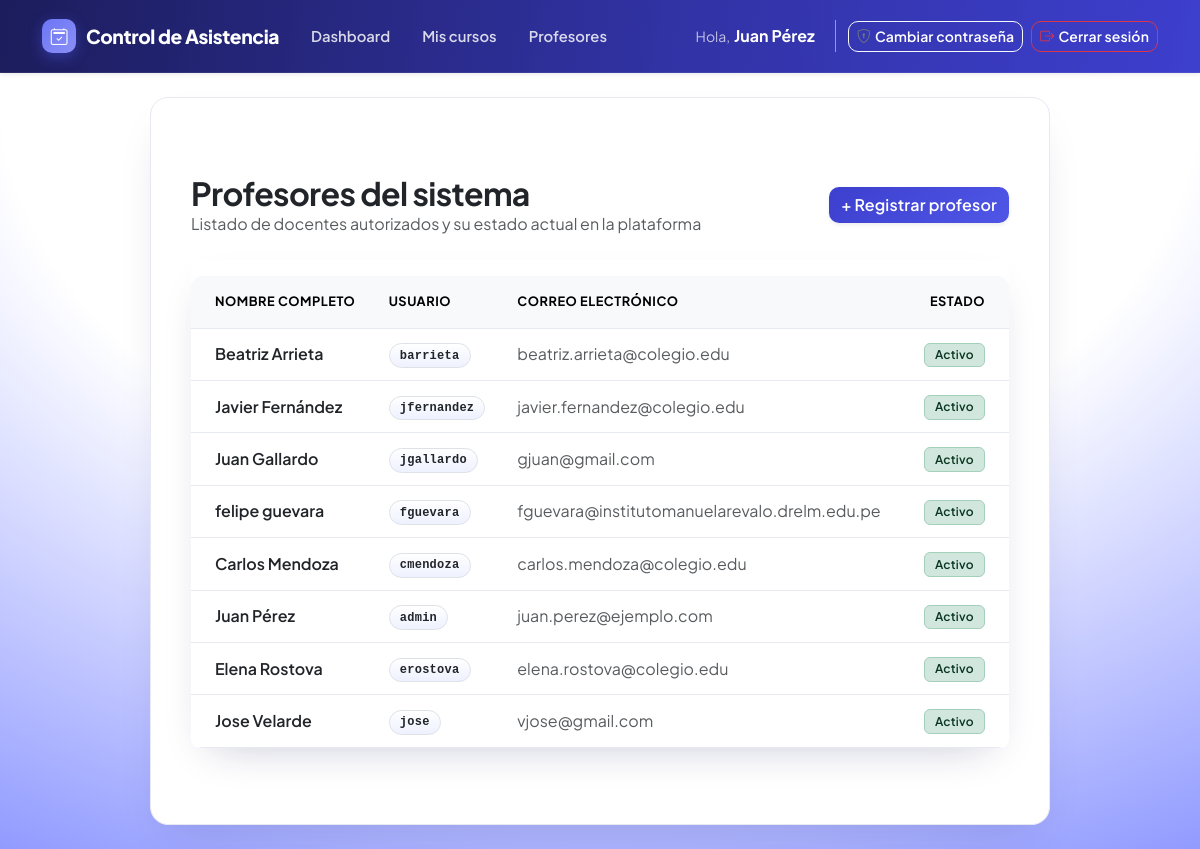
Screenshot of /public/profesores (signed in) with the database file from the repository.
### tables this page shows
CREATE TABLE `profesores` (
  `id` int(11) NOT NULL,
  `nombres` varchar(100) NOT NULL,
  `apellidos` varchar(100) NOT NULL,
  `correo` varchar(150) NOT NULL,
  `usuario` varchar(50) NOT NULL,
  `password_hash` varchar(255) NOT NULL,
  `estado` enum('activo','inactivo') NOT NULL DEFAULT 'activo',
  `ultimo_login` timestamp NULL DEFAULT NULL,
  `fecha_creacion` timestamp NOT NULL DEFAULT current_timestamp(),
  `fecha_actualizacion` timestamp NOT NULL DEFAULT current_timestamp() ON UPDATE current_timestamp(),
  `rol` varchar(20) NOT NULL DEFAULT 'profesor'
);

### app/controllers/ProfesorController.php (called while the page is built, shortened)
<?php
class ProfesorController
{
    public function index(): void
    {
        $profesores = Profesor::listarTodos();
        require BASE_PATH . '/app/views/profesores/index.php';
    }
}

### public/index.php (called while the page is built, shortened)
<?php
require BASE_PATH . '/app/core/Router.php';
require BASE_PATH . '/app/core/Auth.php';
$router = new Router();
$router->get('/login', 'AuthController', 'mostrarLogin');
$router->post('/login', 'AuthController', 'procesarLogin');
$router->get('/logout', 'AuthController', 'logout');
$router->get('/', 'DashboardController', 'index');
$router->get('/profesores', 'ProfesorController', 'index');
$router->get('/profesores/crear', 'ProfesorController', 'mostrarCrear');
$router->post('/profesores/crear', 'ProfesorController', 'crear');
$router->get('/perfil/password', 'PerfilController', 'mostrarCambiarPassword');
$router->post('/perfil/password', 'PerfilController', 'cambiarPassword');
$router->get('/cursos', 'CursoController', 'index');
$router->get('/cursos/crear', 'CursoController', 'mostrarCrear');
$router->post('/cursos/crear', 'CursoController', 'crear');
$router->get('/cursos/editar/{id}', 'CursoController', 'mostrarEditar');
$router->post('/cursos/editar/{id}', 'CursoController', 'editar');
$router->post('/cursos/eliminar/{id}', 'CursoController', 'eliminar');
$router->get('/cursos/detalle/{id}', 'CursoController', 'detalle');
$router->post('/cursos/{id}/estudiantes/agregar', 'EstudianteController', 'agregar');
$router->post('/cursos/{id}/estudiantes/eliminar/{estudiante_id}', 'EstudianteController', 'eliminar');
$router->get('/cursos/{id}/estudiantes/editar/{estudiante_id}', 'EstudianteController', 'mostrarEditar');
$router->post('/cursos/{id}/estudiantes/editar/{estudiante_id}', 'EstudianteController', 'editar');
$router->get('/cursos/{id}/sesiones/crear', 'SesionController', 'mostrarCrear');
$router->post('/cursos/{id}/sesiones/crear', 'SesionController', 'crear');
$router->get('/cursos/{id}/sesiones/{sesion_id}', 'SesionController', 'detalle');
$router->get('/asistencia/{token}', 'AsistenciaController', 'mostrarFormulario');
$router->post('/asistencia/{token}', 'AsistenciaController', 'registrar');
$carpetaBase = rtrim(str_replace('\\', '/', dirname($_SERVER['SCRIPT_NAME'])), '/');
$uri = parse_url($_SERVER['REQUEST_URI'], PHP_URL_PATH);
if ($carpetaBase !== '' && strpos($uri, $carpetaBase) === 0) {
    $uri = substr($uri, strlen($carpetaBase));
}
$uri = preg_replace('#/index\.php$#', '', $uri);
$uri = rtrim($uri, '/');
$router->despachar($uri, $_SERVER['REQUEST_METHOD']);

### app/core/Auth.php (called while the page is built, shortened)
<?php
class Auth
{
    public static function profesorActualId()
    {
        return $_SESSION['profesor_id'] ?? null;
    }
    public static function profesorActualNombre()
    {
        return $_SESSION['profesor_nombre'] ?? null;
    }
    public static function esAdmin()
    {
        return isset($_SESSION['rol']) && $_SESSION['rol'] === 'admin';
    }
}

### app/models/Profesor.php (called while the page is built, shortened)
<?php
class Profesor
{
    public static function listarTodos(): array
    {
        $pdo = Database::obtenerConexion();
        $stmt = $pdo->query('SELECT id, nombres, apellidos, usuario, correo, estado FROM profesores ORDER BY apellidos');
        return $stmt->fetchAll();
    }
}

### app/views/profesores/index.php (the view, shortened to what this page needs)
<?php require BASE_PATH . '/app/views/layouts/header.php'; ?>
<div class="container my-5">
    <div class="d-flex justify-content-between align-items-center mb-4 flex-wrap gap-3">
        <div>
            <h1 class="h2 text-dark fw-bold mb-0">Profesores del sistema</h1>
            <p class="text-muted mb-0">Listado de docentes autorizados y su estado actual en la plataforma</p>
        </div>
        <a href="<?= BASE_URL ?>/profesores/crear" class="btn btn-primary d-inline-flex align-items-center gap-2 shadow-sm">
            <span>+ Registrar profesor</span>
        </a>
    </div>
    <div class="card shadow-sm border-0">
        <div class="card-body p-0">
            <div class="table-responsive">
                <table class="table table-hover align-middle mb-0">
                    <thead class="table-light">
                        <tr>
                            <th class="ps-4 py-3">Nombre Completo</th>
                            <th class="py-3">Usuario</th>
                            <th class="py-3">Correo Electrónico</th>
                            <th class="pe-4 py-3 text-end">Estado</th>
                        </tr>
                    </thead>
                    <tbody>
                    <?php foreach ($profesores as $p): ?>
                        <tr>
                            <td class="ps-4 fw-semibold text-dark">
                                <?= htmlspecialchars($p['nombres'] . ' ' . $p['apellidos']) ?>
                            </td>
                            <td>
                                <span class="badge bg-surface text-dark border font-monospace">
                                    <?= htmlspecialchars($p['usuario']) ?>
                                </span>
                            </td>
                            <td>
                                <a href="mailto:<?= htmlspecialchars($p['correo']) ?>" class="text-decoration-none text-muted">
                                    <?= htmlspecialchars($p['correo']) ?>
                                </a>
                            </td>
                            <td class="pe-4 text-end">
                                <?php
                                $estado = strtolower($p['estado']);
                                $badgeClass = 'bg-secondary';
                                if ($estado === 'activo' || $estado === 'active' || $estado === '1') {
                                    $badgeClass = 'bg-success-subtle text-success-emphasis border border-success-subtle';
                                } elseif ($estado === 'inactivo' || $estado === 'inactive' || $estado === '0') {
                                    $badgeClass = 'bg-danger-subtle text-danger-emphasis border border-danger-subtle';
                                }
                                ?>
                                <span class="badge <?= $badgeClass ?> px-2.5 py-1.5 rounded text-capitalize">
                                    <?= htmlspecialchars($p['estado']) ?>
                                </span>
                            </td>
                        </tr>
                    <?php endforeach; ?>
                    </tbody>
                </table>
            </div>
        </div>
    </div>
</div>
<?php require BASE_PATH . '/app/views/layouts/footer.php'; ?>

### app/core/Router.php (shortened to what this page needs)
<?php
class Router
{
    private array $rutas = [];
    private function agregar(string $verbo, string $ruta, string $controller, string $metodo): void
    {
        $patron = preg_replace('#\{[a-zA-Z_]+\}#', '([^/]+)', $ruta);
        $patron = '#^' . $patron . '$#';
        $this->rutas[] = [
            'verbo'      => $verbo,
            'patron'     => $patron,
            'controller' => $controller,
            'metodo'     => $metodo,
        ];
    }
    public function despachar(string $uriActual, string $verboActual): void
    {
        foreach ($this->rutas as $ruta) {
            if ($ruta['verbo'] !== $verboActual) {
                continue;
            }
            if (preg_match($ruta['patron'], $uriActual, $coincidencias)) {
                array_shift($coincidencias);
                $controller = new $controllerClase();
                call_user_func_array([$controller, $ruta['metodo']], $coincidencias);
                return;
            }
        }
    }
}

### app/views/layouts/header.php (shortened to what this page needs)
<!DOCTYPE html>
<html lang="es">
<head>
    <link href="https://cdn.jsdelivr.net/npm/bootstrap@5.3.8/dist/css/bootstrap.min.css" rel="stylesheet">
    <link href="https://cdn.jsdelivr.net/npm/bootstrap-icons@1.11.3/font/bootstrap-icons.min.css" rel="stylesheet">
    <link rel="stylesheet" href="<?= BASE_URL ?>/assets/css/estilos.css">
</head>
<body>
<?php require BASE_PATH . '/app/views/layouts/nav.php'; ?>
<main class="contenedor">

### app/views/layouts/nav.php (shortened to what this page needs)
<nav class="navbar navbar-expand-lg navbar-dark shadow-sm">
    <div class="container">
        <a class="navbar-brand" href="<?= BASE_URL ?>/">
            <span class="brand-mark"><i class="bi bi-calendar2-check"></i></span>
            <span>Control de Asistencia</span>
        </a>
        <div class="collapse navbar-collapse" id="navbarNav">
            <ul class="navbar-nav me-auto mb-2 mb-lg-0">
                <li class="nav-item">
                    <a class="nav-link" href="<?= BASE_URL ?>/">Dashboard</a>
                </li>
                <li class="nav-item">
                    <a class="nav-link" href="<?= BASE_URL ?>/cursos">Mis cursos</a>
                </li>
                <?php if (Auth::esAdmin()): ?>
                    <li class="nav-item">
                        <a class="nav-link" href="<?= BASE_URL ?>/profesores">Profesores</a>
                    </li>
                <?php endif; ?>
            </ul>
            <?php if (Auth::profesorActualId()): ?>
                <div class="d-flex align-items-center flex-wrap gap-2">
                    <div class="d-inline-flex align-items-center gap-1 px-2 py-1">
                        <span class="text-muted-light small">Hola,</span>
                        <strong class="text-white"><?= htmlspecialchars(Auth::profesorActualNombre()) ?></strong>
                    </div>
                    <a class="btn btn-outline-light btn-sm d-inline-flex align-items-center gap-1" href="<?= BASE_URL ?>/perfil/password">
                        <i class="bi bi-shield-lock text-secondary"></i>
                        <span>Cambiar contraseña</span>
                    </a>
                    <a class="btn btn-outline-danger btn-sm d-inline-flex align-items-center gap-1" href="<?= BASE_URL ?>/logout">
                        <i class="bi bi-box-arrow-right"></i>
                        <span>Cerrar sesión</span>
                    </a>
                </div>
            <?php endif; ?>
        </div>
    </div>
</nav>

### app/views/layouts/footer.php (shortened to what this page needs)
</main>
</body>
</html>

### public/assets/css/estilos.css (style rules this page uses)
:root { --brand-50: #eef1ff; --brand-100: #e0e4ff; --brand-400: #6c76f5; --brand-500: #4f56e6; --brand-600: #3d3fce; --brand-700: #3132a3; --brand-900: #1c1d5c; --ink: #1a1c2e; --ink-soft: #5a5f7a; --surface: #f6f7fb; --surface-soft: #eef1ff; --line: #e6e8f2; --bg-start: #ffffff; --bg-middle: #eef1ff; --bg-end: #6371ff; --radius: 0.75rem; --radius-lg: 1rem; --radius-sm: 0.5rem; }
.bg-surface { background: linear-gradient(180deg, rgba(255, 255, 255, 0.95), var(--surface-soft)); }
* { box-sizing: border-box; }
html { scroll-behavior: smooth; }
body { font-family: 'Plus Jakarta Sans', system-ui, -apple-system, sans-serif; margin: 0; color: var(--ink); -webkit-font-smoothing: antialiased; min-height: 100vh; background-color: var(--surface); background-image: radial-gradient(125% 125% at 50% 10%, var(--bg-start) 40%, var(--bg-end) 100%); background-attachment: fixed; background-size: cover; }
h1, h2, h3, h4, h5, h6 { font-weight: 700; letter-spacing: -0.02em; color: var(--ink); }
nav.navbar { background: linear-gradient(100deg, var(--brand-900) 0%, var(--brand-700) 55%, var(--brand-600) 100%) !important; padding: 14px 0; border-bottom: 1px solid rgba(255, 255, 255, 0.08); position: relative; z-index: 2; }
nav.navbar::after { content: ""; }
nav a, nav span { color: #fff; text-decoration: none; }
.navbar .nav-link { font-weight: 600; font-size: 0.925rem; padding: 8px 16px !important; border-radius: 999px; color: rgba(255, 255, 255, 0.82) !important; transition: all 0.2s ease; }
.navbar-brand { font-weight: 800; letter-spacing: -0.02em; font-size: 1.2rem; color: #fff !important; display: flex; align-items: center; gap: 10px; }
.navbar-brand .brand-mark { width: 34px; height: 34px; border-radius: 10px; background: linear-gradient(135deg, var(--brand-400), #8b8ff5); display: inline-flex; align-items: center; justify-content: center; font-size: 1.05rem; box-shadow: 0 4px 14px rgba(79, 86, 230, 0.45); }
.contenedor { max-width: 900px; margin: 24px auto; background: #fff; padding: 28px; border-radius: 18px; border: 1px solid var(--line); box-shadow: 0 20px 45px -20px rgba(28, 29, 92, 0.18); }
.card { border-radius: var(--bs-border-radius-lg) !important; border: 1px solid var(--line); box-shadow: 0 12px 32px -18px rgba(28, 29, 92, 0.22); background-color: #fff; }
.card.shadow, .card.shadow-sm { box-shadow: 0 16px 40px -20px rgba(28, 29, 92, 0.28) !important; }
.btn { font-weight: 600; border-radius: 10px; letter-spacing: 0.01em; transition: transform 0.15s ease, box-shadow 0.15s ease, background-color 0.15s ease; }
.btn-primary { background: linear-gradient(135deg, var(--brand-600), var(--brand-500)); border: none; box-shadow: 0 8px 20px -8px rgba(61, 63, 206, 0.65); }
table { width: 100%; border-collapse: collapse; margin: 16px 0; }
th, td { text-align: left; padding: 12px 14px; border-bottom: 1px solid var(--line); }
th { background-color: var(--brand-50); color: var(--brand-900); font-weight: 700; font-size: 0.8rem; text-transform: uppercase; letter-spacing: 0.04em; }
.table { border-radius: 12px; overflow: hidden; }
.table > :not(caption) > * > * { padding: 12px 14px; }
.badge { font-weight: 600; letter-spacing: 0.02em; padding: 0.45em 0.85em; border-radius: 999px; }
.text-muted-light { color: rgba(255, 255, 255, 0.7); }
code, .font-monospace { font-family: 'JetBrains Mono', monospace; }
.card { animation: fadeInUp 0.35s ease both; }

### rows the page displays
profesores: nombres+apellidos "Beatriz Arrieta", usuario "barrieta", correo "beatriz.arrieta@colegio.edu", estado "Activo"
profesores: nombres+apellidos "Javier Fernández", usuario "jfernandez", correo "javier.fernandez@colegio.edu", estado "Activo"
profesores: nombres+apellidos "Juan Gallardo", usuario "jgallardo", correo "gjuan@gmail.com", estado "Activo"
profesores: nombres+apellidos "felipe guevara", usuario "fguevara", correo "fguevara@institutomanuelarevalo.drelm.edu.pe", estado "Activo"
profesores: nombres+apellidos "Carlos Mendoza", usuario "cmendoza", correo "carlos.mendoza@colegio.edu", estado "Activo"
profesores: nombres+apellidos "Juan Pérez", usuario "admin", correo "juan.perez@ejemplo.com", estado "Activo"
profesores: nombres+apellidos "Elena Rostova", usuario "erostova", correo "elena.rostova@colegio.edu", estado "Activo"
profesores: nombres+apellidos "Jose Velarde", usuario "jose", correo "vjose@gmail.com", estado "Activo"
